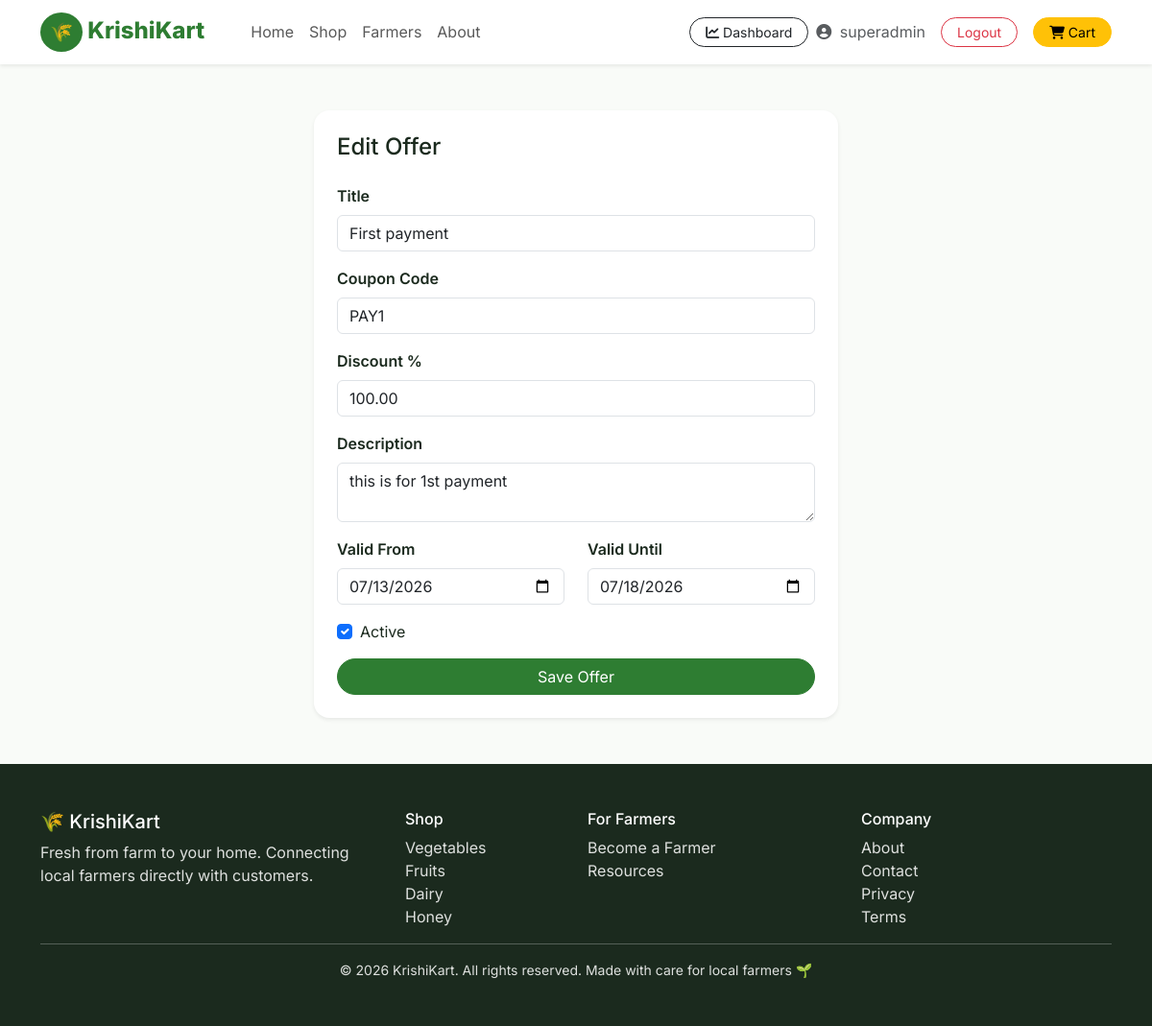
Screenshot of /dashboard/offers/1/edit/ (signed in) with the database file from the repository.
### accounts/models.py (models this page shows, shortened)
class User(AbstractUser):
    phone = models.CharField(max_length=15, blank=True)
    address = models.TextField(blank=True)
    is_farmer = models.BooleanField(default=False)
    created_at = models.DateTimeField(auto_now_add=True)

### admin_dashboard/models.py (models this page shows, shortened)
class Offer(models.Model):
    title = models.CharField(max_length=200)
    code = models.CharField(max_length=30, unique=True)
    discount_percent = models.DecimalField(max_digits=5, decimal_places=2)
    description = models.TextField(blank=True)
    is_active = models.BooleanField(default=True)
    valid_from = models.DateField()
    valid_until = models.DateField()
    created_at = models.DateTimeField(auto_now_add=True)

### admin_dashboard/views.py (the view, shortened to what this page needs)
# urls.py: path('dashboard/offers/<int:offer_id>/edit/', views.offer_edit, name='offer_edit'),
@staff_member_required
def offer_edit(request, offer_id):
    offer = get_object_or_404(Offer, id=offer_id)
    return render(request, 'admin_dashboard/offer_form.html', {'offer': offer})

### orders/context_processors.py (called while the page is built)
def cart_context(request):
    if request.user.is_authenticated:
        cart, _ = Cart.objects.get_or_create(user=request.user)
        return {'nav_cart_count': cart.item_count}
    return {'nav_cart_count': 0}

### orders/models.py (called while the page is built)
    @property
    def item_count(self):
        return sum(item.quantity for item in self.items.all())

### templates/admin_dashboard/offer_form.html (shortened to what this page needs)
{% extends 'base.html' %}
{% block content %}
<div class="container my-5">
    <div class="row justify-content-center">
        <div class="col-md-6">
            <div class="bg-white rounded-4 shadow-sm p-4">
                <h4 class="mb-4">{% if offer %}Edit{% else %}New{% endif %} Offer</h4>
                <form method="POST">
                    <div class="mb-3">
                        <label class="form-label fw-semibold">Title</label>
                        <input type="text" name="title" class="form-control" value="{{ offer.title|default:'' }}" required>
                    </div>
                    <div class="mb-3">
                        <label class="form-label fw-semibold">Coupon Code</label>
                        <input type="text" name="code" class="form-control text-uppercase" value="{{ offer.code|default:'' }}" required>
                    </div>
                    <div class="mb-3">
                        <label class="form-label fw-semibold">Discount %</label>
                        <input type="number" step="0.01" name="discount_percent" class="form-control" value="{{ offer.discount_percent|default:'' }}" required>
                    </div>
                    <div class="mb-3">
                        <label class="form-label fw-semibold">Description</label>
                        <textarea name="description" class="form-control" rows="2">{{ offer.description|default:'' }}</textarea>
                    </div>
                    <div class="row mb-3">
                        <div class="col-6">
                            <label class="form-label fw-semibold">Valid From</label>
                            <input type="date" name="valid_from" class="form-control" value="{{ offer.valid_from|date:'Y-m-d'|default:'' }}" required>
                        </div>
                        <div class="col-6">
                            <label class="form-label fw-semibold">Valid Until</label>
                            <input type="date" name="valid_until" class="form-control" value="{{ offer.valid_until|date:'Y-m-d'|default:'' }}" required>
                        </div>
                    </div>
                    <div class="form-check mb-3">
                        <input type="checkbox" name="is_active" class="form-check-input" id="is_active" {% if offer.is_active or not offer %}checked{% endif %}>
                        <label class="form-check-label" for="is_active">Active</label>
                    </div>
                    <button type="submit" class="btn btn-success w-100 rounded-pill">Save Offer</button>
                </form>
            </div>
        </div>
    </div>
</div>
{% endblock %}

### templates/base.html (shortened to what this page needs)
<!DOCTYPE html>
<html lang="en">
<head>
    <link href="https://cdn.jsdelivr.net/npm/bootstrap@5.3.0/dist/css/bootstrap.min.css" rel="stylesheet">
    <link rel="stylesheet" href="https://cdnjs.cloudflare.com/ajax/libs/font-awesome/6.4.0/css/all.min.css">
    {% load static %}
    <link rel="stylesheet" href="{% static 'css/style.css' %}">
</head>
<body>
    <nav class="navbar navbar-expand-lg navbar-light bg-white shadow-sm sticky-top">
        <div class="container">
            <a class="navbar-brand" href="{% url 'home' %}">
                <span class="brand-icon">🌾</span> KrishiKart
            </a>
            <div class="collapse navbar-collapse" id="navbarNav">
                <ul class="navbar-nav me-auto ms-4">
                    <li class="nav-item"><a class="nav-link" href="{% url 'home' %}">Home</a></li>
                    <li class="nav-item"><a class="nav-link" href="{% url 'product_list' %}">Shop</a></li>
                    <li class="nav-item"><a class="nav-link" href="#">Farmers</a></li>
                    <li class="nav-item"><a class="nav-link" href="#">About</a></li>
                </ul>
                <div class="d-flex align-items-center">
                    {% if user.is_authenticated %}
                        {% if user.is_staff %}
                        <a href="{% url 'dashboard_home' %}" class="btn btn-outline-dark btn-sm rounded-pill px-3 me-2">
                            <i class="fas fa-chart-line"></i> Dashboard
                        </a>
                        {% endif %}
                        <span class="me-3 text-muted"><i class="fas fa-user-circle me-1"></i> {{ user.username }}</span>
                        <button type="button" class="btn btn-outline-danger btn-sm rounded-pill px-3 me-2" data-bs-toggle="modal" data-bs-target="#logoutModal">
                           Logout
                        </button>
                    {% else %}
                        <a href="{% url 'login' %}" class="btn btn-success btn-sm rounded-pill px-3 me-2">Sign In</a>
                        <a href="{% url 'register' %}" class="btn btn-outline-success btn-sm rounded-pill px-3">Sign Up</a>
                    {% endif %}
                    <a href="{% url 'view_cart' %}" class="btn btn-warning btn-sm rounded-pill px-3 ms-2 position-relative">
                        <i class="fas fa-shopping-cart"></i> Cart
                    </a>
                </div>
            </div>
        </div>
    </nav>
    {% block content %}{% endblock %}
    <footer class="footer bg-dark text-white py-5 mt-5">
        <div class="container">
            <div class="row">
                <div class="col-md-4">
                    <h5>🌾 KrishiKart</h5>
                    <p class="text-muted">Fresh from farm to your home. Connecting local farmers directly with customers.</p>
                </div>
                <div class="col-md-2">
                    <h6>Shop</h6>
                    <a href="{% url 'product_list' %}" class="text-muted d-block">Vegetables</a>
                    <a href="{% url 'product_list' %}" class="text-muted d-block">Fruits</a>
                    <a href="{% url 'product_list' %}" class="text-muted d-block">Dairy</a>
                    <a href="{% url 'product_list' %}" class="text-muted d-block">Honey</a>
                </div>
                <div class="col-md-3">
                    <h6>For Farmers</h6>
                    <a href="{% url 'register' %}" class="text-muted d-block">Become a Farmer</a>
                    <a href="#" class="text-muted d-block">Resources</a>
                </div>
                <div class="col-md-3">
                    <h6>Company</h6>
                    <a href="#" class="text-muted d-block">About</a>
                    <a href="#" class="text-muted d-block">Contact</a>
                    <a href="#" class="text-muted d-block">Privacy</a>
                    <a href="#" class="text-muted d-block">Terms</a>
                </div>
            </div>
            <hr>
            <div class="text-center text-muted small">
                © 2026 KrishiKart. All rights reserved. Made with care for local farmers 🌱
            </div>
        </div>
    </footer>
</body>
</html>

### static/css/style.css (style rules this page uses)
:root { --primary-color: #2E7D32; --success-color: #2E7D32; --light-bg: #F5F7F0; --shadow: 0 4px 20px rgba(0,0,0,0.08); --shadow-hover: 0 8px 30px rgba(46, 125, 50, 0.15); }
* { margin: 0; padding: 0; box-sizing: border-box; }
body { font-family: 'Inter', sans-serif; background: #F9FBF8; color: #1B2A1E; }
.brand-icon { background: var(--primary-color); color: white; padding: 6px 10px; border-radius: 50%; display: inline-block; font-size: 1.2rem; }
.navbar-brand { font-weight: 800; font-size: 1.5rem; color: var(--primary-color) !important; }
.btn-success { background: var(--primary-color); border-color: var(--primary-color); }
.footer { background: #1B2A1E !important; }
.footer a { text-decoration: none; transition: color 0.3s; }
.footer, .footer p, .footer h5, .footer h6 { color: #ffffff !important; }
.footer a.text-muted, .footer .text-muted { color: #dee0de !important; }

### rows the page displays
User: username "superadmin"
Offer: title "First payment", code "PAY1", discount_percent "100.00", description "this is for 1st payment", valid_from "07/13/2026", valid_until "07/18/2026", is_active "☑"
